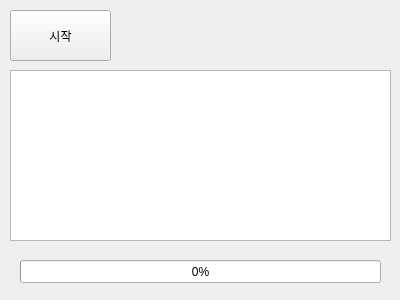
<?xml version="1.0" encoding="UTF-8"?>
<ui version="4.0">
 <class>Form</class>
 <widget class="QWidget" name="Form">
  <property name="geometry">
   <rect>
    <x>0</x>
    <y>0</y>
    <width>400</width>
    <height>300</height>
   </rect>
  </property>
  <property name="maximumSize">
   <size>
    <width>400</width>
    <height>300</height>
   </size>
  </property>
  <property name="windowTitle">
   <string>Form</string>
  </property>
  <widget class="QPushButton" name="btnStart">
   <property name="geometry">
    <rect>
     <x>10</x>
     <y>10</y>
     <width>101</width>
     <height>51</height>
    </rect>
   </property>
   <property name="text">
    <string>시작</string>
   </property>
  </widget>
  <widget class="QTextBrowser" name="txbLog">
   <property name="geometry">
    <rect>
     <x>10</x>
     <y>70</y>
     <width>381</width>
     <height>171</height>
    </rect>
   </property>
  </widget>
  <widget class="QProgressBar" name="pgbTask">
   <property name="geometry">
    <rect>
     <x>20</x>
     <y>260</y>
     <width>361</width>
     <height>23</height>
    </rect>
   </property>
   <property name="value">
    <number>0</number>
   </property>
  </widget>
 </widget>
 <resources/>
 <connections/>
</ui>
